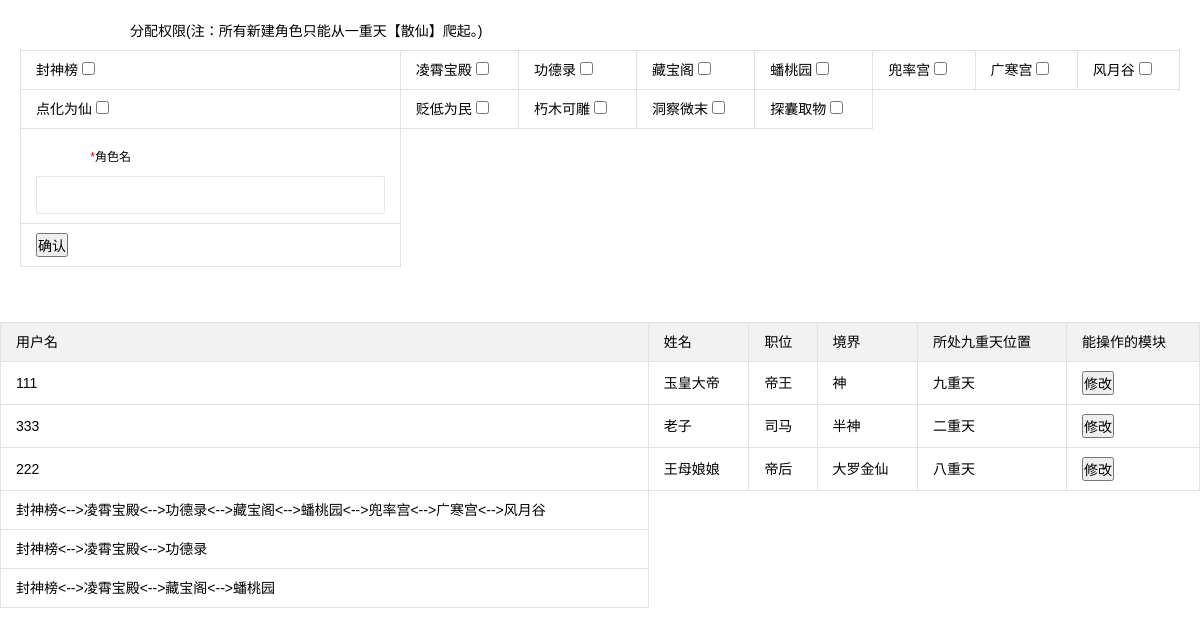
The page /part/ (signed in) on the database its author committed.
### tiantingapp/models.py (models this page shows)
class Icm(models.Model):
    i_name = models.CharField(max_length=10,)
    i_url = models.CharField(max_length=100, null=True)
    ii_id = models.ForeignKey('Icm', on_delete=models.CASCADE, null=True)

class Power(models.Model):
    primary_key = models.CharField(max_length=10, primary_key=True)
    p_name = models.CharField(max_length=10)

class Cloud(models.Model):
    c_name = models.CharField(max_length=10)
    c_quire = models.CharField(max_length=10)
    cf_id = models.ForeignKey('Fore', on_delete=models.CASCADE)

class Touch(models.Model):
    t_name = models.CharField(max_length=20)
    t_pass = models.CharField(max_length=10)
    t_mail = models.CharField(max_length=20)
    t_iphone = models.CharField(max_length=20)
    t_vat = models.BooleanField(default=False)
    tf_id = models.ForeignKey('Fore', on_delete=models.CASCADE)
    tc_id = models.ForeignKey('Cloud', on_delete=models.CASCADE)
    tg_id = models.ForeignKey('Gods', on_delete=models.CASCADE)
    tr_id = models.ForeignKey('Role', on_delete=models.CASCADE)

class Role(models.Model):
    r_name = models.CharField(max_length=10)
    r_grade = models.CharField(max_length=10)
    r_jury = models.CharField(max_length=20)

### tiantingapp/views.py (the view, shortened to what this page needs)
# urls.py: path('part/', PartDetailView.as_view(), name='part'),
class PartDetailView(View):
    def get(self, request):
        li = []
        ai = []
        ti = []
        gi = []
        wei = []
        hao = []
        ww = 0
        dic = {}
        ic = Icm.objects.filter(i_url=None)
        gg = request.session.get('username')
        uu = Touch.objects.filter(t_name=gg).values('tr_id__r_name')
        for x in uu:
            if x['tr_id__r_name'] == '帝王':
                for ee in ic:
                    li.append(ee)
                ix = Power.objects.all()
                for xx in ix:
                    ai.append(xx)
                xxb = Touch.objects.all()
                for q in xxb:
                    zxc = Touch.objects.filter(id=q.id).values('tr_id__r_name')
                    for asd in zxc:
                        aa = asd['tr_id__r_name']
                        ss = Menu.objects.filter(m_name=aa)
                        for dd in ss:
                            qqq = len(dd.m_care)
                            for ff in dd.m_care:
                                pp = Icm.objects.filter(id=ff)
                                for tt in pp:
                                    ww += 1
                                    if ww == qqq:
                                        ww = 0
                                        gi.append(tt.i_name)
                                        gi.append(333)
                                    else:
                                        gi.append(tt.i_name)
                for ccc in gi:
                    if ccc != 333:
                        wei.append(ccc)
                    else:
                        ggg = '<-->'.join(wei)
                        hao.append(ggg)
                        wei.clear()
                xxb = Touch.objects.all()
                for q in xxb:
                    xxc = Touch.objects.filter(id=q.id).values('tg_id__g_name')
                    for w in xxc:
                        xxd = Touch.objects.filter(id=q.id).values('tg_id__gc_id__c_name')
                        for e in xxd:
                            xxe = Touch.objects.filter(id=q.id).values('tr_id__r_name')
                            for f in xxe:
                                xxf = Touch.objects.filter(id=q.id).values('tr_id__r_grade')
                                for g in xxf:
                                    dii = {
                                        'yh': q.t_name,
                                        'xm': w['tg_id__g_name'],
                                        'zy': e['tg_id__gc_id__c_name'],
                                        'jj': f['tr_id__r_name'],
                                        'wz': g['tr_id__r_grade'],
                                    }
                                    ti.append(dii)
                dic['hao'] = hao
                dic['li'] = li
                dic['ai'] = ai
                dic['ci'] = ti
                dic['dw'] = 'ss'
                return render(request, 'role-add.html', dic)

### templates/role-add.html (shortened to what this page needs)
<!DOCTYPE html>
<html>
  <head>
      {% load static %}
    <link rel="stylesheet" href="{% static 'css/font.css' %}">
    <link rel="stylesheet" href="{% static 'css/xadmin.css' %}">
  </head>
  <body>
    <div class="x-body">
                <div class="layui-form-item layui-form-text">
                    <label class="layui-form-label">
                    </label>
                {% if dw %}
                <h1>分配权限(注：所有新建角色只能从一重天【散仙】爬起。)</h1>
                    <table  class="layui-table layui-input-block">
                        <tbody>
                            <tr>
                                {% for v in li %}
                                    <form method="post">
                                    <td>
                                    {{ v.i_name }}
                                    <input name="xx[]" type="checkbox" value="{{ v.id }}">
                                    </td>
                                        {% endfor %}
                            </tr>
                        <tr>
                            {% for uu in ai %}
                            <td>
                                {{ uu.p_name }}
                                <input name="yy[]" type="checkbox" value="{{ uu.primary_key }}">
                            {% endfor %}
                            </td>
                            <tr>
                            <td>
                    <label for="name" class="layui-form-label">
                        <span class="x-red">*</span>角色名
                    </label>
                        <input type="text" id="name" name="name" required="" lay-verify="required"
                        autocomplete="off" class="layui-input">
                            </td>
                        </tr>
<td><input type="submit" value="确认"></td>
                        </tr>
                        </tbody>
                    </table>
                </div>
    </div>
  <table class="layui-table">
        <thead>
          <tr>
            <th>用户名</th>
            <th>姓名</th>
            <th>职位</th>
            <th>境界</th>
            <th>所处九重天位置</th>
            <th>能操作的模块</th>
        </thead>
        <tbody>
          <tr>
              {% for bb in ci %}
                  <td>{{ bb.yh }}</td>
                  <td>{{ bb.xm }}</td>
                  <td>{{ bb.jj }}</td>
                  <td>{{ bb.wz }}</td>
                  <td>{{ bb.zy }}</td>
                  <form method="post">
                   <td><input type="submit" value="修改"></td>
                  </form>
                  </tr>
              {% endfor %}
          <tr>
            {% for cc in hao %}
                  <td>{{ cc }}</td>
                  </tr>
                  {% endfor %}
{% endif %}
        </tbody>
      </table>
  </body>
</html>

### static/css/xadmin.css (style rules this page uses)
* { margin: 0px; padding: 0px; font-family: "Microsoft Yahei", Helvetica, Arial, sans-serif; font-size: 12px; }
html { width: 100%; height: 100%; overflow-x:hidden; overflow-y:auto; }
body { width: 100%; min-height: 100%; }
.x-body { padding: 20px; }
.x-red { color: red; }
table th, table td { word-break: break-all; }

### rows shown on the page
Icm: i_name "封神榜"
Icm: i_name "凌霄宝殿"
Icm: i_name "功德录"
Icm: i_name "藏宝阁"
Icm: i_name "蟠桃园"
Icm: i_name "兜率宫"
Icm: i_name "广寒宫"
Icm: i_name "风月谷"
Power: p_name "点化为仙"
Power: p_name "贬低为民"
Power: p_name "朽木可雕"
Power: p_name "洞察微末"
Power: p_name "探囊取物"
Cloud: yh "111", xm "玉皇大帝", jj "帝王", wz "神", zy "九重天"
Cloud: yh "333", xm "老子", jj "司马", wz "半神", zy "二重天"
Role: yh "222", xm "王母娘娘", jj "帝后", wz "大罗金仙", zy "八重天"

### other values the page prints
{{ cc }} "封神榜<-->凌霄宝殿<-->功德录<-->藏宝阁<-->蟠桃园<-->兜率宫<-->广寒宫<-->风月谷" "封神榜<-->凌霄宝殿<-->功德录" "封神榜<-->凌霄宝殿<-->藏宝阁<-->蟠桃园"
